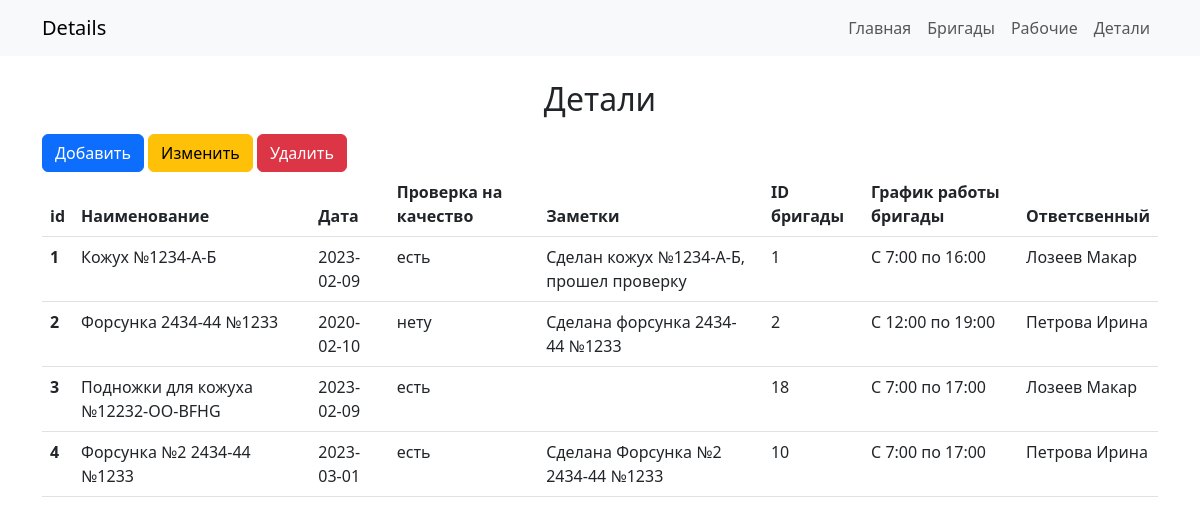
Page /detail/index.php on the committed database.
### tables this page shows
CREATE TABLE `details` (
  `id` int(11) NOT NULL,
  `title` varchar(255) NOT NULL,
  `date` date NOT NULL DEFAULT current_timestamp(),
  `quality` tinyint(1) NOT NULL DEFAULT 1,
  `brigade_id` int(11) NOT NULL,
  `notes` text DEFAULT NULL,
  `worker_id` int(11) NOT NULL
);

CREATE TABLE `brigades` (
  `id` int(11) NOT NULL,
  `shift` varchar(255) NOT NULL,
  `notes` text DEFAULT NULL
);

CREATE TABLE `workers` (
  `id` int(11) NOT NULL,
  `surname` varchar(255) NOT NULL,
  `name` varchar(255) NOT NULL,
  `lastname` varchar(255) NOT NULL,
  `position` varchar(255) NOT NULL,
  `salary` int(11) NOT NULL,
  `brigade_id` int(11) DEFAULT NULL
);

### models/Detail.php (called while the page is built, shortened)
<?php
class Detail
{
    private $conn;
    private $table = 'details';
    public function __construct($db)
    {
        $this->conn = $db;
    }
    public function read()
    {
        try {
            $query = 'SELECT b.shift as brigade_shift, w.surname as worker_surname, w.name as worker_name, d.id, d.title, d.date, d.quality, d.notes, d.brigade_id, d.worker_id
            FROM ' . $this->table . ' d
            LEFT JOIN
                brigades b ON d.brigade_id = b.id
            LEFT JOIN
                workers w ON d.worker_id = w.id';
            $stmt = $this->conn->prepare($query);
            $stmt->execute();
            $details_arr = array();
            while ($row = $stmt->fetch(PDO::FETCH_ASSOC)) {
                extract($row);
                $detail_item = array(
                    'id' => $id,
                    'title' => $title,
                    'date' => $date,
                    'quality' => $quality,
                    'notes' => $notes,
                    'brigade_id' => $brigade_id,
                    'worker_id' => $worker_id,
                    'brigade_shift' => $brigade_shift,
                    'worker_surname' => $worker_surname,
                    'worker_name' => $worker_name
                );
                array_push($details_arr, $detail_item);
            }
            return $details_arr;
        } catch (PDOException $ex) {
            echo 'Message: ' . $ex->getMessage();
        }
    }
}

### detail/index.php (the view, shortened to what this page needs)
<?php include '../includes/header.php'; ?>
<?php include '../models/Detail.php'; ?>
<?php
$database = new Database();
$db = $database->connect();
$detail = new Detail($db);
$listDetail = $detail->read();
?>
<h2 class="text-center my-3">Детали</h2>
<div class="row">
    <div class="col">
        <a href="../detail/add.php" type="button" id="btn-add" class="btn btn-primary">Добавить</a>
        <a href="../detail/edit.php" type="button" id="btn-edit" class="btn btn-warning">Изменить</a>
        <a href="../detail/delete.php" type="button" id="btn-delete" class="btn btn-danger">Удалить</a>
    </div>
</div>
<div class="row">
    <div class="col-12 table-fixed">
        <?php if (empty($listDetail)) : ?>
            <p class="lead mt3">Нету записей</p>
        <?php else : ?>
            <table class="table">
                <thead>
                    <tr>
                        <th scope="col">id</th>
                        <th scope="col">Наименование</th>
                        <th scope="col">Дата</th>
                        <th scope="col">Проверка на качество</th>
                        <th scope="col">Заметки</th>
                        <th scope="col">ID бригады</th>
                        <th scope="col">График работы бригады</th>
                        <th scope="col">Ответсвенный</th>
                    </tr>
                </thead>
                <tbody>
                    <?php foreach ($listDetail as $item) : ?>
                        <tr>
                            <th scope="row"> <?php echo $item['id']; ?></th>
                            <td><?php echo $item['title']; ?></td>
                            <td><?php echo $item['date']; ?></td>
                            <td><?php echo $item['quality'] ? 'есть' : 'нету'; ?></td>
                            <td><?php echo $item['notes']; ?></td>
                            <td><?php echo $item['brigade_id']; ?></td>
                            <td><?php echo $item['brigade_shift'] ?: '-'; ?></td>
                            <td><?php echo $item['worker_surname'] . ' ' . $item['worker_name']?></td>
                        </tr>
                    <?php endforeach; ?>
                </tbody>
            </table>
        <?php endif; ?>
    </div>
</div>
<?php include '../includes/footer.php'; ?>

### index.css (style rules this page uses)
.table-fixed { height: 75vh; overflow-y: auto; }
thead { position: sticky; top: 0; background-color: white; }

### rows in the picture
details: id "1", title "Кожух №1234-А-Б", date "2023-02-09", quality "есть", notes "Сделан кожух №1234-А-Б, прошел проверку", brigade "1", brigade.shift "C 7:00 по 16:00", worker.surname "Лозеев", worker.name "Макар"
details: id "2", title "Форсунка 2434-44 №1233", date "2020-02-10", quality "нету", notes "Сделана форсунка 2434-44 №1233", brigade "2", brigade.shift "C 12:00 по 19:00", worker.surname "Петрова", worker.name "Ирина"
details: id "3", title "Подножки для кожуха №12232-ОО-BFHG", date "2023-02-09", quality "есть", brigade "18", brigade.shift "C 7:00 по 17:00", worker.surname "Лозеев", worker.name "Макар"
details: id "4", title "Форсунка №2 2434-44 №1233", date "2023-03-01", quality "есть", notes "Сделана Форсунка №2 2434-44 №1233", brigade "10", brigade.shift "C 7:00 по 17:00", worker.surname "Петрова", worker.name "Ирина"
